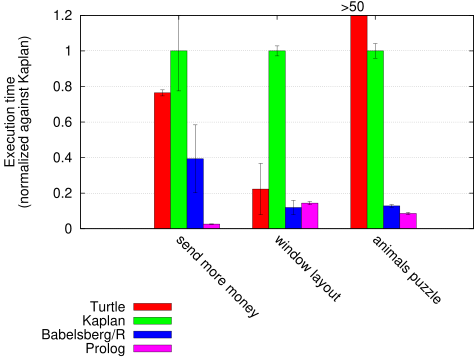

Here is the gnuplot script that generated this plot:
reset

fontsize = 20
set term postscript enhanced eps fontsize
set output "| ps2pdf - - | pdfcrop - cip_benchmarks.pdf"

set boxwidth 1 relative

set style fill solid 1.00 border 0
set style histogram errorbars gap 2 lw 1
set style data histogram
set xtics rotate by -45
set grid ytics
set xlabel ""
set ylabel "Execution time\n(normalized against Kaplan)"


set yrange [0:1.2]

set label ">50" at 1.65,1.25

set key at 0.01,-0.4

set datafile separator "|"
plot 'cip_benchmarks_norm.dat' \
     using 2:3:xtic(1) ti "Turtle" lc 1, \
     '' using 4:5 ti "Kaplan" lt 1 lc 2, \
     '' using 6:7 ti "Babelsberg/R" lt 1 lc 3, \
     '' using 8:9 ti "Prolog" lt 1 lc 4
